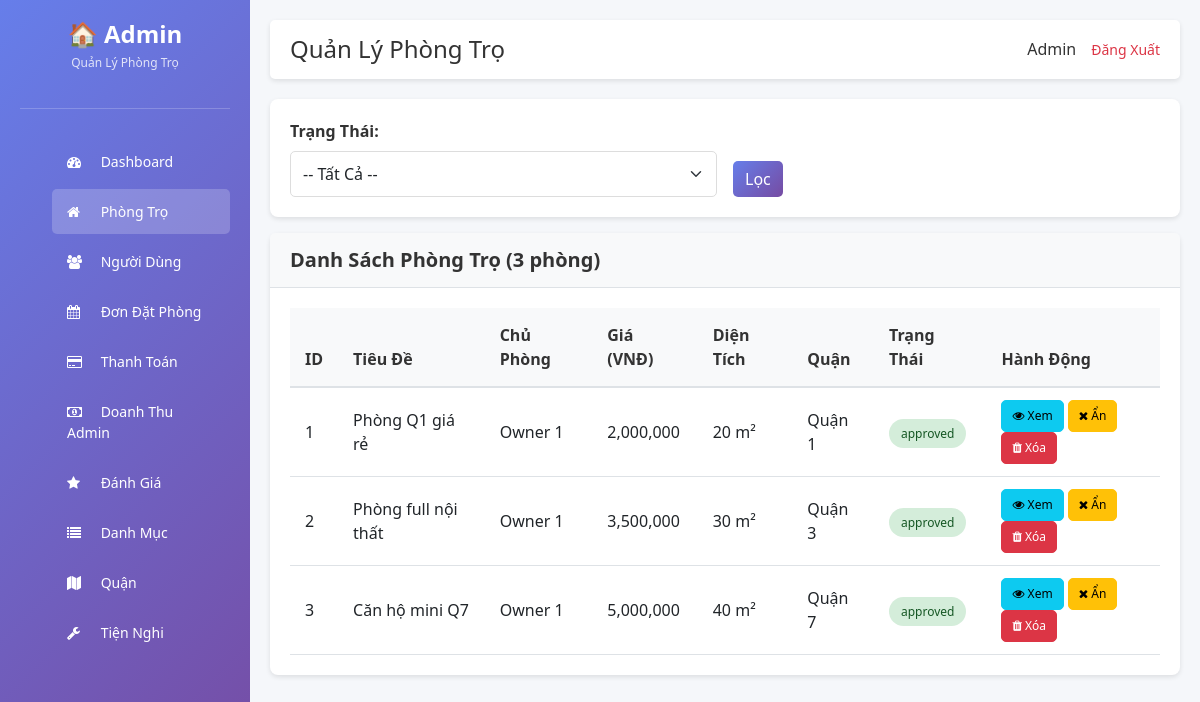
Before: /public/admin/motels.php (signed in) with the older database file.
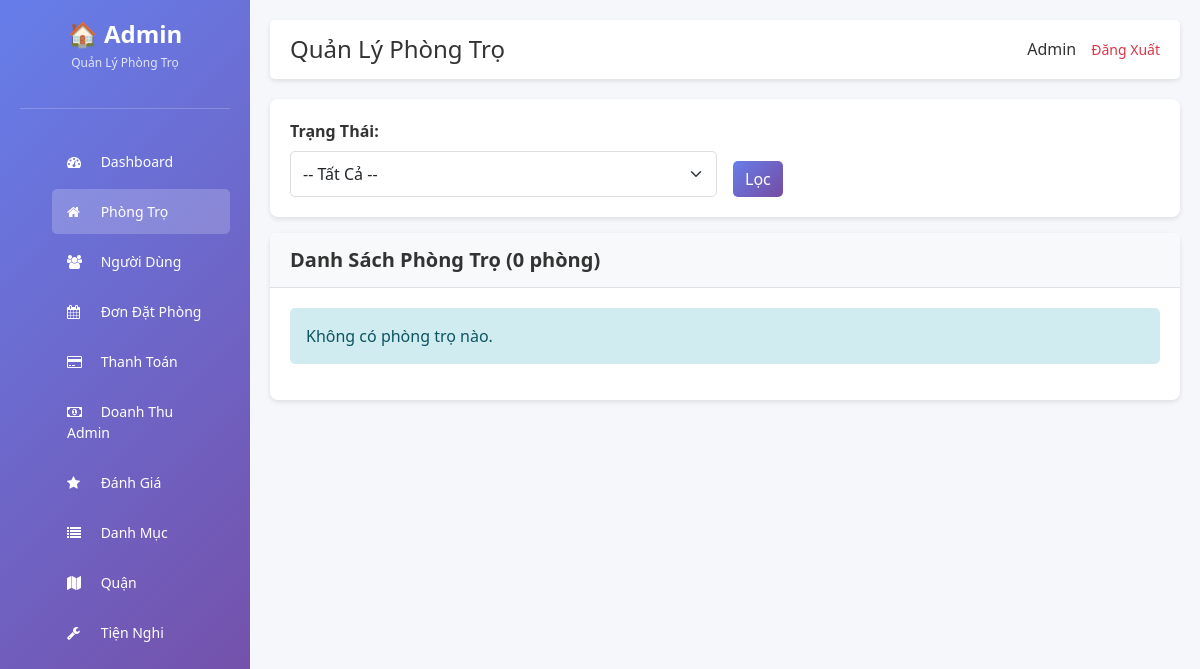
After: the same page with the newer database file.
### tables this page shows
CREATE TABLE `motels` (
  `id` int(11) NOT NULL,
  `title` varchar(255) NOT NULL,
  `description` text DEFAULT NULL,
  `price` int(11) NOT NULL,
  `area` int(11) DEFAULT NULL,
  `address` varchar(255) DEFAULT NULL,
  `lat` decimal(10,8) DEFAULT NULL,
  `lng` decimal(11,8) DEFAULT NULL,
  `phone` varchar(20) DEFAULT NULL,
  `user_id` int(11) NOT NULL,
  `category_id` int(11) DEFAULT NULL,
  `district_id` int(11) DEFAULT NULL,
  `status` enum('pending','approved','hidden') DEFAULT 'pending',
  `count_view` int(11) DEFAULT 0,
  `created_at` timestamp NOT NULL DEFAULT current_timestamp(),
  `updated_at` timestamp NULL DEFAULT NULL
);

CREATE TABLE `users` (
  `id` int(11) NOT NULL,
  `name` varchar(100) DEFAULT NULL,
  `email` varchar(150) DEFAULT NULL,
  `password` varchar(255) DEFAULT NULL,
  `reset_token` varchar(64) DEFAULT NULL,
  `reset_expires` datetime DEFAULT NULL,
  `phone` varchar(20) DEFAULT NULL,
  `avatar` varchar(255) DEFAULT NULL,
  `role` enum('user','owner','admin') DEFAULT 'user',
  `created_at` timestamp NOT NULL DEFAULT current_timestamp(),
  `status` varchar(20) DEFAULT 'pending' COMMENT 'pending, approved, rejected, blocked'
);

CREATE TABLE `districts` (
  `id` int(11) NOT NULL,
  `name` varchar(255) DEFAULT NULL
);

### public/admin_init.php (called while the page is built, shortened)
<?php
require_once __DIR__ . '/../config/database.php';
require_once __DIR__ . '/../core/Database.php';
require_once __DIR__ . '/../core/Motel.php';
require_once __DIR__ . '/../app/controller/MotelController.php';
require_once __DIR__ . '/../app/controller/ActivityLogController.php';
$db = new Database($conn);
?>

### app/controller/MotelController.php (called while the page is built, shortened)
<?php
class MotelController {
    private $motel;
    public function __construct($db, $activityLog = null) {
        $this->motel = new Motel($db);
    }
    public function listMotels() {
        $page = isset($_GET['page']) ? (int)$_GET['page'] : 1;
        $status = isset($_GET['status']) ? $_GET['status'] : '';
        $motels = $this->motel->getAll($page, ITEMS_PER_PAGE, $status);
        $total = $this->motel->getTotal($status);
        $total_pages = ceil($total / ITEMS_PER_PAGE);
        return [
            'motels' => $motels,
            'total' => $total,
            'page' => $page,
            'total_pages' => $total_pages,
            'status' => $status
        ];
    }
}
?>

### core/Motel.php (called while the page is built, shortened)
<?php
class Motel {
    private $db;
    public function __construct($database) {
        $this->db = $database;
    }
    public function getAll($page = 1, $limit = ITEMS_PER_PAGE, $status = '') {
        $offset = ($page - 1) * $limit;
        $sql = "SELECT m.*, u.name as owner_name, c.name as category_name, d.name as district_name
                FROM motels m
                LEFT JOIN users u ON m.user_id = u.id
                LEFT JOIN categories c ON m.category_id = c.id
                LEFT JOIN districts d ON m.district_id = d.id";
        $sql .= " ORDER BY m.created_at DESC LIMIT $offset, $limit";
        return $this->db->getRows($sql);
    }
    public function getTotal($status = '') {
        $where = '';
        return $this->db->count('motels', $where);
    }
}
?>

### core/Database.php (called while the page is built, shortened)
<?php
class Database {
    private $conn;
    public function __construct($connection) {
        $this->conn = $connection;
    }
    public function getRows($sql) {
        $result = $this->conn->query($sql);
        if ($result && $result->num_rows > 0) {
            $rows = [];
            while ($row = $result->fetch_assoc()) {
                $rows[] = $row;
            }
            return $rows;
        }
        return [];
    }
    public function count($table, $where = '') {
        $sql = "SELECT COUNT(*) as count FROM $table";
        $result = $this->conn->query($sql);
        if ($result) {
            $row = $result->fetch_assoc();
            return $row['count'];
        }
        return 0;
    }
}
?>

### public/admin/motels.php (the view, shortened to what this page needs)
<?php
require_once __DIR__ . '/../admin_init.php';
$activityLog = new ActivityLog($db);
$controller = new MotelController($db, $activityLog);
$data = $controller->listMotels();
?>
<!DOCTYPE html>
<html lang="vi">
<head>
    <link href="https://cdn.jsdelivr.net/npm/bootstrap@5.3.0/dist/css/bootstrap.min.css" rel="stylesheet">
    <link href="https://cdn.jsdelivr.net/npm/font-awesome@4.7.0/css/font-awesome.min.css" rel="stylesheet">
    <link href="<?php echo ADMIN_URL; ?>assets/css/style.css" rel="stylesheet">
</head>
<body>
    <div class="sidebar">
        <div class="logo">
            <h2>🏠 Admin</h2>
            <p>Quản Lý Phòng Trọ</p>
        </div>
        <ul class="nav-menu">
            <li><a href="<?php echo ADMIN_URL; ?>index.php"><i class="fa fa-dashboard"></i> Dashboard</a></li>
            <li><a href="<?php echo ADMIN_URL; ?>motels.php" class="active"><i class="fa fa-home"></i> Phòng Trọ</a></li>
            <li><a href="<?php echo ADMIN_URL; ?>users.php"><i class="fa fa-users"></i> Người Dùng</a></li>
            <li><a href="<?php echo ADMIN_URL; ?>bookings.php"><i class="fa fa-calendar"></i> Đơn Đặt Phòng</a></li>
            <li><a href="<?php echo ADMIN_URL; ?>payments.php"><i class="fa fa-credit-card"></i> Thanh Toán</a></li>
            <li><a href="<?php echo ADMIN_URL; ?>admin_revenue.php"><i class="fa fa-money"></i> Doanh Thu Admin</a></li>
            <li><a href="<?php echo ADMIN_URL; ?>reviews.php"><i class="fa fa-star"></i> Đánh Giá</a></li>
            <li><a href="<?php echo ADMIN_URL; ?>categories.php"><i class="fa fa-list"></i> Danh Mục</a></li>
            <li><a href="<?php echo ADMIN_URL; ?>districts.php"><i class="fa fa-map"></i> Quận</a></li>
            <li><a href="<?php echo ADMIN_URL; ?>utilities.php"><i class="fa fa-wrench"></i> Tiện Nghi</a></li>
        </ul>
    </div>
    <div class="main-content">
        <div class="topbar">
            <h1>Quản Lý Phòng Trọ</h1>
            <div class="user-info">
                <span><?php echo htmlspecialchars($_SESSION['user_name'] ?? ''); ?></span>
                <a href="<?php echo ADMIN_URL; ?>logout.php">Đăng Xuất</a>
            </div>
        </div>
        <div class="card mb-3">
            <div class="card-body">
                <form method="GET" class="row g-3">
                    <div class="col-md-6">
                        <label class="form-label">Trạng Thái:</label>
                        <select name="status" class="form-select">
                            <option value="">-- Tất Cả --</option>
                        </select>
                    </div>
                    <div class="col-md-6" style="display: flex; align-items: flex-end;">
                        <button type="submit" class="btn btn-primary">Lọc</button>
                    </div>
                </form>
            </div>
        </div>
        <div class="card">
            <div class="card-header">
                <h5 class="mb-0">Danh Sách Phòng Trọ (<?php echo $data['total']; ?> phòng)</h5>
            </div>
            <div class="card-body">
                <?php if (!empty($data['motels'])): ?>
                <div class="table-responsive">
                    <table class="table table-hover">
                        <thead class="table-light">
                            <tr>
                                <th>ID</th>
                                <th>Tiêu Đề</th>
                                <th>Chủ Phòng</th>
                                <th>Giá (VNĐ)</th>
                                <th>Diện Tích</th>
                                <th>Quận</th>
                                <th>Trạng Thái</th>
                                <th>Hành Động</th>
                            </tr>
                        </thead>
                        <tbody>
                            <?php foreach ($data['motels'] as $motel): ?>
                            <tr>
                                <td><?php echo $motel['id']; ?></td>
                                <td><?php echo htmlspecialchars(substr($motel['title'], 0, 30)); ?></td>
                                <td><?php echo htmlspecialchars($motel['owner_name'] ?? 'N/A'); ?></td>
                                <td><?php echo number_format($motel['price']); ?></td>
                                <td><?php echo $motel['area'] ?? 'N/A'; ?> m²</td>
                                <td><?php echo htmlspecialchars($motel['district_name'] ?? 'N/A'); ?></td>
                                <td>
                                    <span class="<?php echo $motel['status'] === 'pending' ? 'pending-badge' : ($motel['status'] === 'approved' ? 'success-badge' : 'danger-badge'); ?>">
                                        <?php echo $motel['status']; ?>
                                    </span>
                                </td>
                                <td>
                                    <a href="<?php echo ADMIN_URL . 'motel_detail.php?id=' . $motel['id']; ?>" class="btn btn-sm btn-info" title="Xem">
                                        <i class="fa fa-eye"></i> Xem
                                    </a>
                                    <?php if ($motel['status'] !== 'hidden'): ?>
                                    <a href="<?php echo ADMIN_URL . 'motels.php?action=hide&id=' . $motel['id']; ?>" class="btn btn-sm btn-warning" onclick="return confirm('Ẩn phòng này?');" title="Ẩn">
                                        <i class="fa fa-times"></i> Ẩn
                                    </a>
                                    <?php endif; ?>
                                    <a href="<?php echo ADMIN_URL . 'motels.php?action=delete&id=' . $motel['id']; ?>" class="btn btn-sm btn-danger" onclick="return confirm('Xóa phòng này?');" title="Xóa">
                                        <i class="fa fa-trash"></i> Xóa
                                    </a>
                                </td>
                            </tr>
                            <?php endforeach; ?>
                        </tbody>
                    </table>
                </div>
                <?php else: ?>
                <div class="alert alert-info">Không có phòng trọ nào.</div>
                <?php endif; ?>
            </div>
        </div>
    </div>
</body>
</html>

### public/admin/assets/css/style.css (style rules this page uses)
* { margin: 0; padding: 0; box-sizing: border-box; }
body { background-color: #f5f7fa; font-family: 'Segoe UI', Tahoma, Geneva, Verdana, sans-serif; }
.sidebar { background: linear-gradient(135deg, #667eea 0%, #764ba2 100%); color: white; min-height: 100vh; padding: 20px; position: fixed; width: 250px; left: 0; top: 0; overflow-y: auto; }
.sidebar .logo { text-align: center; margin-bottom: 30px; padding-bottom: 20px; border-bottom: 1px solid rgba(255, 255, 255, 0.2); }
.sidebar .logo h2 { font-size: 24px; font-weight: bold; margin-bottom: 5px; }
.sidebar .logo p { font-size: 12px; opacity: 0.8; }
.sidebar .nav-menu { list-style: none; }
.sidebar .nav-menu li { margin-bottom: 5px; }
.sidebar .nav-menu a { color: white; text-decoration: none; display: block; padding: 12px 15px; border-radius: 5px; transition: all 0.3s; font-size: 14px; }
.sidebar .nav-menu a:hover, .sidebar .nav-menu a.active { background-color: rgba(255, 255, 255, 0.2); }
.sidebar .nav-menu a i { margin-right: 10px; width: 20px; }
.main-content { margin-left: 250px; padding: 20px; min-height: 100vh; }
.topbar { background: white; padding: 15px 20px; border-radius: 5px; box-shadow: 0 2px 5px rgba(0, 0, 0, 0.1); display: flex; justify-content: space-between; align-items: center; margin-bottom: 20px; }
.topbar h1 { margin: 0; font-size: 24px; color: #333; }
.topbar .user-info { display: flex; align-items: center; gap: 15px; }
.topbar .user-info span { color: #333; font-weight: 500; }
.topbar .user-info a { color: #dc3545; text-decoration: none; font-size: 14px; }
.card { border-radius: 8px; box-shadow: 0 2px 5px rgba(0, 0, 0, 0.1); border: none; margin-bottom: 20px; }
.card-header { background-color: #f8f9fa; border-bottom: 1px solid #dee2e6; padding: 15px 20px; border-radius: 8px 8px 0 0; }
.card-header h5 { margin: 0; color: #333; font-weight: 600; }
.card-body { padding: 20px; }
.btn { border-radius: 5px; font-weight: 500; transition: all 0.3s; }
.btn-primary { background: linear-gradient(135deg, #667eea 0%, #764ba2 100%); border: none; }
.alert { border-radius: 5px; border: none; }
.alert-info { background-color: #d1ecf1; color: #0c5460; }
.form-control, .form-select { border-radius: 5px; border: 1px solid #ddd; padding: 10px 12px; }
.form-label { font-weight: 600; color: #333; margin-bottom: 8px; }
.table { margin-bottom: 0; }
.table thead th { background-color: #f8f9fa; border-bottom: 2px solid #dee2e6; padding: 15px; font-weight: 600; color: #333; }
.table td { padding: 12px 15px; vertical-align: middle; }
.success-badge { background-color: #d4edda; color: #155724; padding: 6px 12px; border-radius: 20px; font-size: 12px; font-weight: 500; }
.btn-sm { padding: 6px 10px; font-size: 12px; }

Changed rows visible on the page:
removed motels: id "1", title "Phòng Q1 giá rẻ", user.name "Owner 1", price "2,000,000", area "20", district.name "Quận 1", status "approved"
removed motels: id "2", title "Phòng full nội thất", user.name "Owner 1", price "3,500,000", area "30", district.name "Quận 3", status "approved"
removed motels: id "3", title "Căn hộ mini Q7", user.name "Owner 1", price "5,000,000", area "40", district.name "Quận 7", status "approved"
Other visible differences:
$data['total']: "3" → "0"
text no longer shown: "ID Tiêu Đề Chủ Phòng Giá (VNĐ) Diện Tích Quận Trạng Thái Hành Động"
text now shown: "Không có phòng trọ nào."
